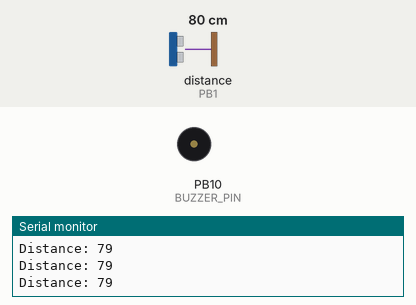
This sketch was run on a simulated STM32 Blue Pill. On the bench: buzzer (waves = sounding, pin HIGH), the last lines printed to the serial monitor. Wiring (inferred from the names in the program): ultrasonic range finder: trigger PB0; echo PB1. Inputs (shaded band) come from the test bench; at power-on: distance to the obstacle (sensor on PB1) 80 cm. The echo pulse lasts 58.3 µs per cm; pins used as bus, display or sensor lines are not drawn.

Above: at 1.2 s.
1.3 s: distance to the obstacle (sensor on PB1) set to 22 cm
2.8 s: distance to the obstacle (sensor on PB1) set to 19 cm
At 3.7 s:
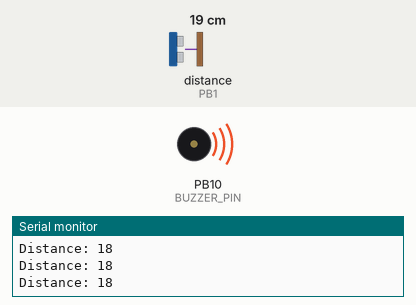
4.3 s: distance to the obstacle (sensor on PB1) set to 35 cm
At 5.4 s:
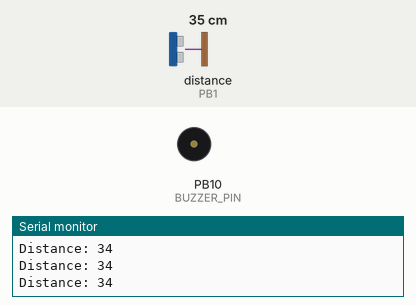
5.9 s: distance to the obstacle (sensor on PB1) set to 2 cm
At 7.4 s:
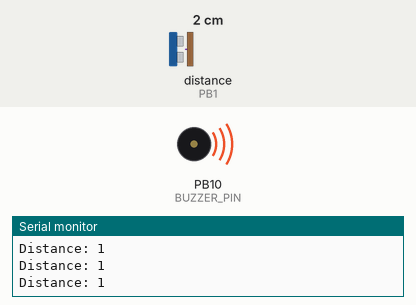
Timing chart, 0 to 8.5 s (numbered marks = the images above; inputs shaded):
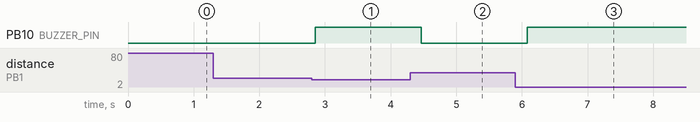

The sketch:

obstacle_detection.ino
```cpp
#define TRIG_PIN PB0
#define ECHO_PIN PB1
#define BUZZER_PIN PB10

long duration;
int distance;

void setup() {

  pinMode(TRIG_PIN, OUTPUT);
  pinMode(ECHO_PIN, INPUT);
  pinMode(BUZZER_PIN, OUTPUT);

  Serial.begin(9600);
}

void loop() {

  digitalWrite(TRIG_PIN, LOW);
  delayMicroseconds(2);

  digitalWrite(TRIG_PIN, HIGH);
  delayMicroseconds(10);
  digitalWrite(TRIG_PIN, LOW);

  duration = pulseIn(ECHO_PIN, HIGH, 30000);

  distance = duration * 0.034 / 2;

  Serial.print("Distance: ");
  Serial.println(distance);

  if(distance < 20) {

    digitalWrite(BUZZER_PIN, HIGH);

  }
  else {

    digitalWrite(BUZZER_PIN, LOW);

  }

  delay(200);
}
```

Measured:
- the behaviour switches between 21 and 20 cm on distance to the obstacle (sensor on PB1) (found by bisection; images 0 and 1)
- after the input at 2.8 s, PB10 (BUZZER_PIN): LOW → HIGH after 0.05 s
- after the input at 4.3 s, PB10 (BUZZER_PIN): HIGH → LOW after 0.17 s
- after the input at 5.9 s, PB10 (BUZZER_PIN): LOW → HIGH after 0.18 s
